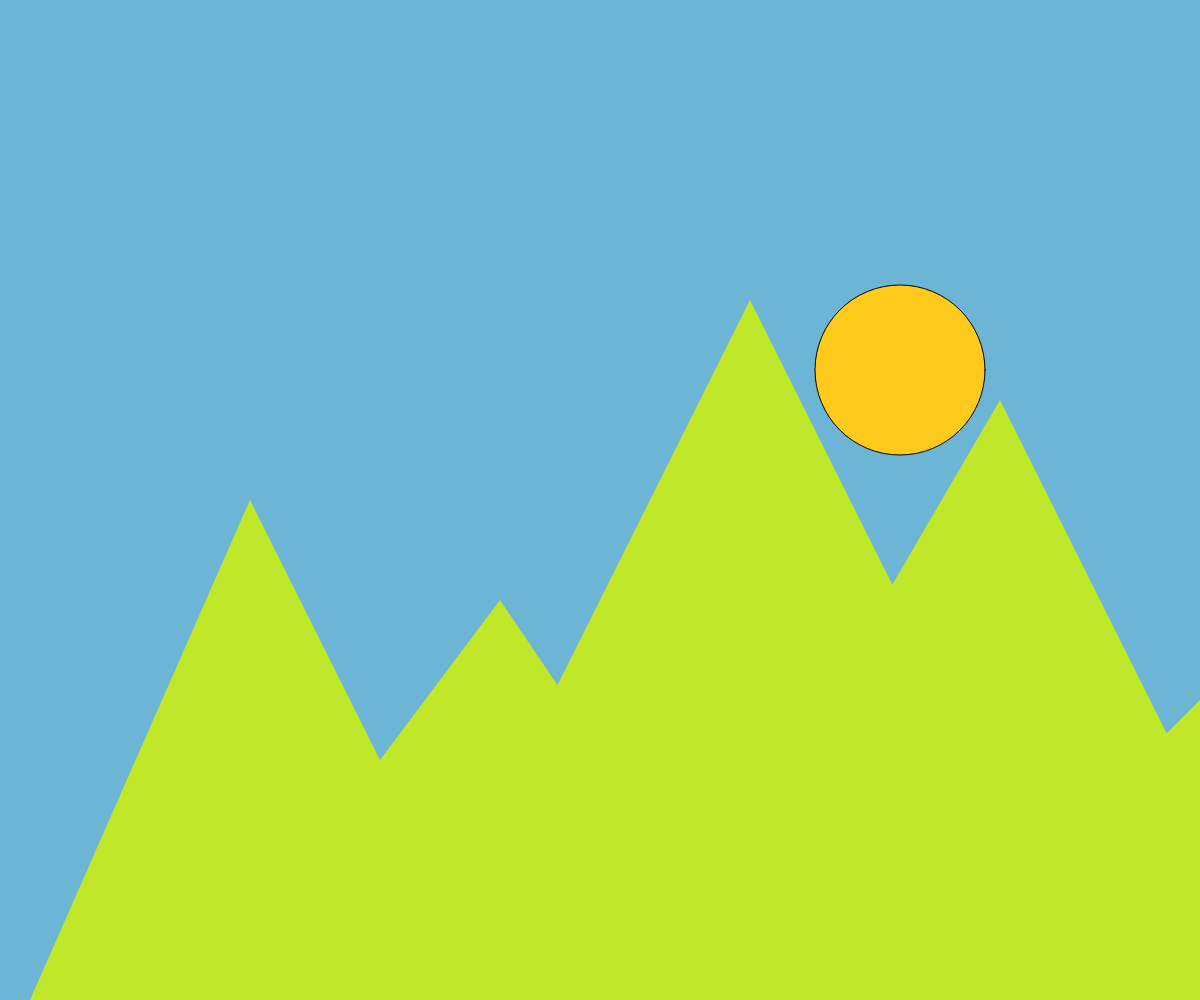
Frame 1 (no input)
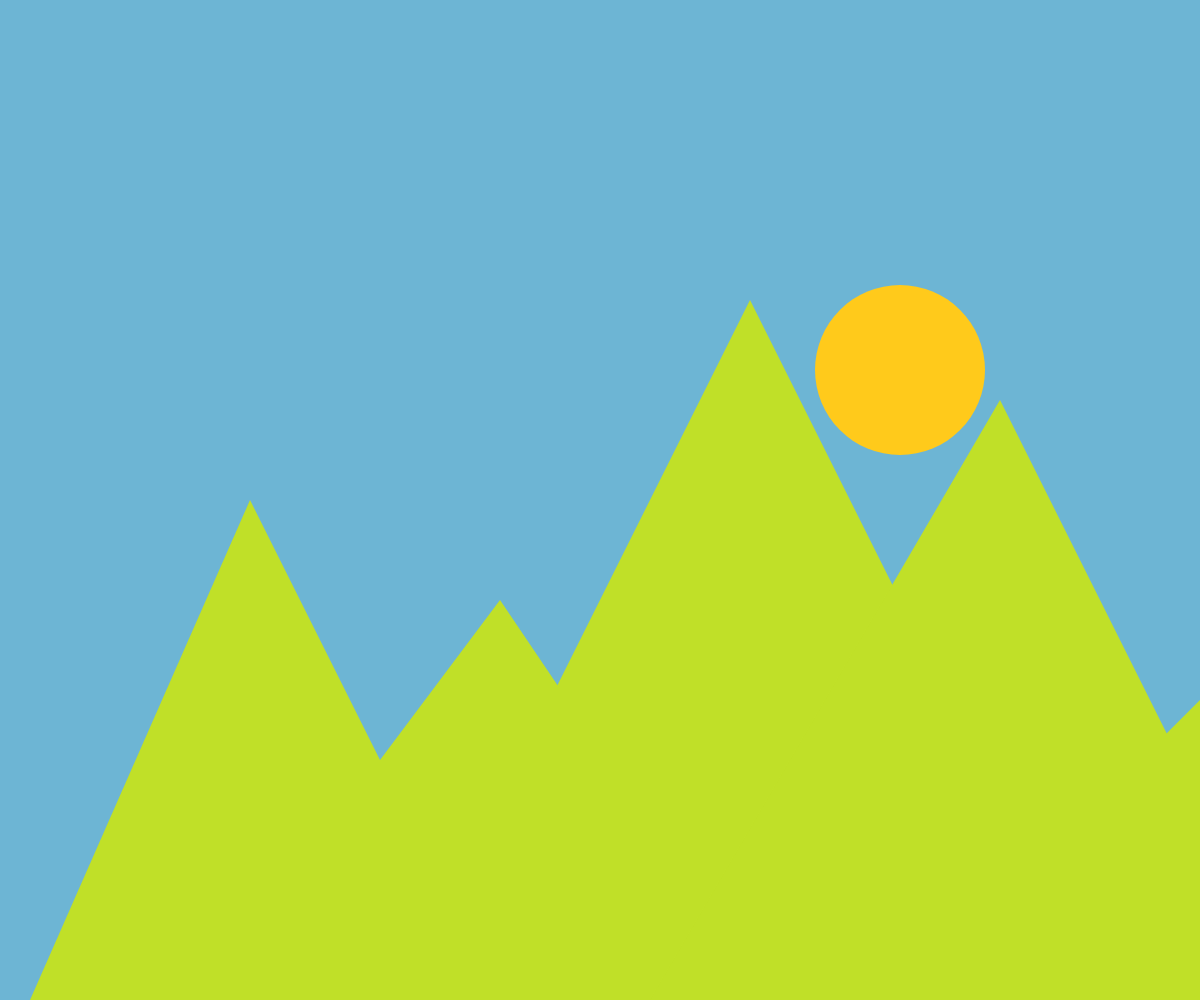
Frame 60 (no input)
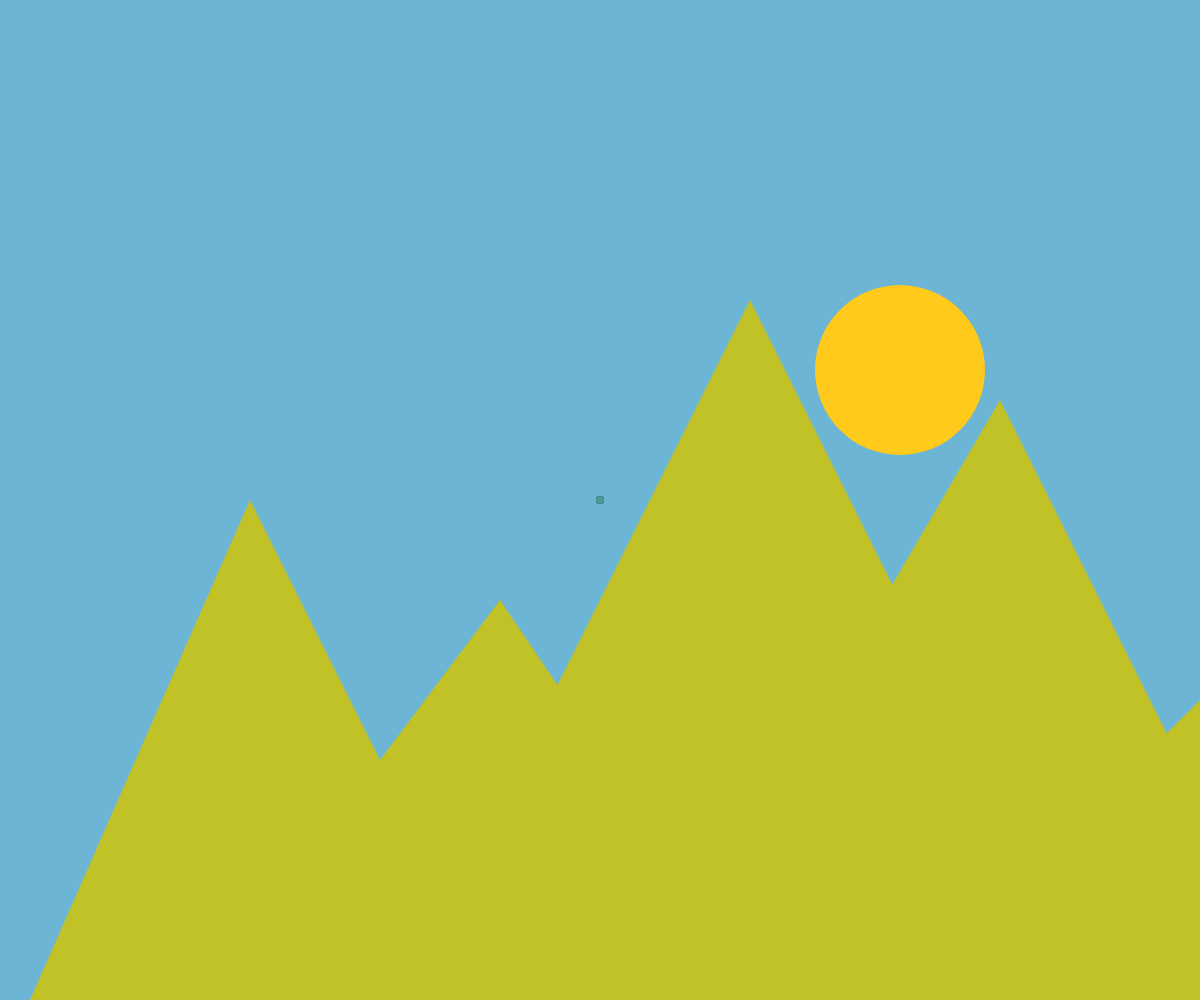
Frame 120 (the mouse pressed at the canvas centre since frame 60)

The p5.js sketch that drew these frames (run headless with seeded random() and noise() and a simulated clock; from frame 60 on, the mouse is pressed at the canvas centre):

// p5.js sketch
// ── sketch.js

//extra canvas to allow the mouse to only draw behind the object, such as sun/moon/mountains
let extraCanvas;
let xpos = 900;
let ypos = 370;

function setup() {
  // put setup code here
  createCanvas(windowWidth,windowHeight);
  extraCanvas=createGraphics(windowWidth,windowHeight);
  extraCanvas.clear();
}

function draw() {

  //background is a blue color
  background(109,181,212);

  //automatic fill of the sun
  fill(255,202,27);

  //drawing with multi colored ellipses, behind all other elements except for the background
  //only draws on the main 'page' (aka, no keys pressed)
  if (mouseIsPressed) {
    let rcolor = random(0,255)
    let gcolor = random(0,255)
    let bcolor = random(0,255)

   extraCanvas.noStroke();
   extraCanvas.fill(rcolor,gcolor,bcolor);
   extraCanvas.ellipse(mouseX, mouseY, 8, 8);
 }

 image(extraCanvas, 0, 0);

//Sun gets bigger and has 4 different colors to it when pressed on
  if (mouseIsPressed & dist(mouseX,mouseY,xpos,ypos)<100){
    fill(255,139,100);
    circle(xpos,ypos,600,600);
    fill(255,139,150);
    circle(xpos,ypos,500,500);
    fill(255,139,200);
    circle(xpos,ypos,400,400);
    fill(255,139,255);
    circle(xpos,ypos,300,300);
  }

  //Moonrise/background gets darker like night

  if (keyIsPressed & keyCode === UP_ARROW) {
    background(21,10,62);

    //ellipses used to look like shooting 'stars' floating across the screen

    for (let i = 0; i < 60; i = i +1){
      let x = random(0,width);
      let y = random(0,height);
      let size = random(2,7);
      fill(255,255,255)
      circle(x,y,size);
    }

    //lighter colored 'moon'

    fill(71,84,164);
    circle(xpos,ypos-200,170,170);

    //ellipses the same color as the background overlapped to create the crescent

    fill(21,10,62);
    circle(xpos+50,ypos-200,170,170);

  }

  //Sunsets, sky turns a different color, sun gets orange and moves down
  if (keyIsPressed & keyCode === DOWN_ARROW) {
    background(231,153,172);
    fill(255,139,6);
    circle(xpos,ypos + 150,170,170);
  }
  else {
    circle(xpos,ypos,170,170);
  }

  //mountain range

  //mountain range during sunset/dusk, mountains starting to dance

  if (keyIsPressed & keyCode === DOWN_ARROW){
    let mtntop = random (500,550);
    noStroke();
    fill(87,118,67);
    triangle(30,1000,250,500,500,1000);
    triangle(200,1000,500,mtntop,770,1000);
    triangle(400,1000,750,300,1100,1000);
    triangle(650,1000,1000,400,1300,1000);
    triangle(900,1000,1300,mtntop,1500,1000);
    triangle(1250,1000,1500,600,1750,1000);
  }

  //mountain greens

  else {
    let gcolor = random(176,255);
    fill(192,gcolor,40);
  }

  //night time dancing mountains

  if (keyIsPressed & keyCode === UP_ARROW){
    let mtntop = random(300,700);
    let rcolor = random(0,255);
    let bcolor = random(0,255);
    let gcolor = random(0,255);

    noStroke();
    fill(142,bcolor,186);
    triangle(30,1000,250,400,500,1000);
    triangle(200,1000,500,mtntop,770,1000);
    triangle(400,1000,750,200,1100,1000);
    triangle(650,1000,1000,mtntop,1300,1000);
    triangle(900,1000,1300,500,1500,1000);
    triangle(1250,1000,1500,mtntop,1750,1000);
  }

  //how the mountain range would look in the day time, this 'layer' can also
  //be drawn on with the rainbow ellipses

  else {
    noStroke();
    triangle(30,1000,250,500,500,1000);
    triangle(200,1000,500,600,770,1000);
    triangle(400,1000,750,300,1100,1000);
    triangle(650,1000,1000,400,1300,1000);
    triangle(900,1000,1300,600,1500,1000);
    triangle(1250,1000,1500,600,1750,1000);
  }



}
